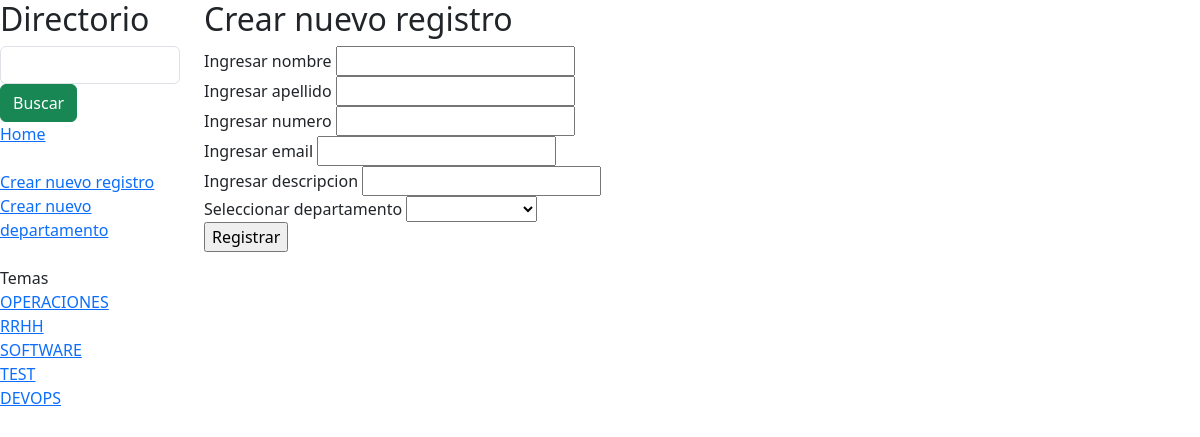
The page /app3/nuevoRegistro on the database its author committed.
### app3/models.py (models this page shows)
class departamento(models.Model):
    nombreDepartamento = models.CharField(max_length=48, null=True, blank=True)
    descripcionDepartamento = models.CharField(max_length=256, null=True, blank=True)

### app3/views.py (the view, shortened to what this page needs)
# urls.py: path('nuevoRegistro',views.nuevoRegistro,name='nuevoRegistro'),
def nuevoRegistro(request):
    listaDepartamentos = departamento.objects.all().order_by('id')
    return render(request,'nuevoRegistro.html',{
        'listaDepartamentos':listaDepartamentos
    })

### app3/templates/nuevoRegistro.html (shortened to what this page needs)
{% extends "layout.html" %}
{% block contenido %}
    <h2>Crear nuevo registro</h2>
    <form class="row" method="post" action="{% url 'app3:nuevoRegistro' %}">
        <div>
            <label>Ingresar nombre</label>
            <input type="text" name="nombreRegistro">
        </div>
        <div>
            <label>Ingresar apellido</label>
            <input type="text" name="apellidoRegistro">
        </div>
        <div>
            <label>Ingresar numero</label>
            <input type="text" name="numeroRegistro">
        </div>
        <div>
            <label>Ingresar email</label>
            <input type="text" name="emailRegistro">
        </div>
        <div>
            <label>Ingresar descripcion</label>
            <input type="text" name="descripcionRegistro">
        </div>
        <div>
            <label>Seleccionar departamento</label>
            <select name="departamentoSeleccionado" required>
                <option value="" selected></option>
                {% for depaInfo in listaDepartamentos %}
                <option value="{{ depaInfo.id }}">{{ depaInfo.nombreDepartamento }}</option>
                {% endfor %}
            </select>
        </div>
        <div>
            <input type="submit" value="Registrar">
        </div>
    </form>
{% endblock %}

### app3/templates/layout.html (shortened to what this page needs)
{% load static %}
<!DOCTYPE html>
<html>
    <head>
        <link href="https://cdn.jsdelivr.net/npm/bootstrap@5.3.0/dist/css/bootstrap.min.css" rel="stylesheet">
    </head>
    <body>
        <div class="row">
            <div class="col-lg-2" >
                <h2>Directorio</h2>
                <form>
                    <input type="text" class="form-control">
                    <input type="submit" class="btn btn-success" value="Buscar">
                </form>
                <div>
                    <a href="{% url 'app3:directorio' %}">Home</a>
                </div>
                <br>
                <div>
                    <a href="{% url 'app3:nuevoRegistro' %}">Crear nuevo registro</a>
                </div>
                <div>
                    <a href="{% url 'app3:nuevoDepartamento' %}">Crear nuevo departamento</a>
                </div>
                <br>
				Temas
                {% for departamentoInfo in listaDepartamentos %}
                <div>
                    <a href="{% url 'app3:vistaDepartamento' departamentoInfo.id %}">{{ departamentoInfo.nombreDepartamento }}</a>
                </div>
                {% endfor %}
            </div>
            <div class="col-lg-10">
                {% block contenido %}
                {% endblock %}
            </div>
        </div>
    </body>
</html>

### rows shown on the page
departamento: nombreDepartamento "OPERACIONES"
departamento: nombreDepartamento "RRHH"
departamento: nombreDepartamento "SOFTWARE"
departamento: nombreDepartamento "TEST"
departamento: nombreDepartamento "DEVOPS"
